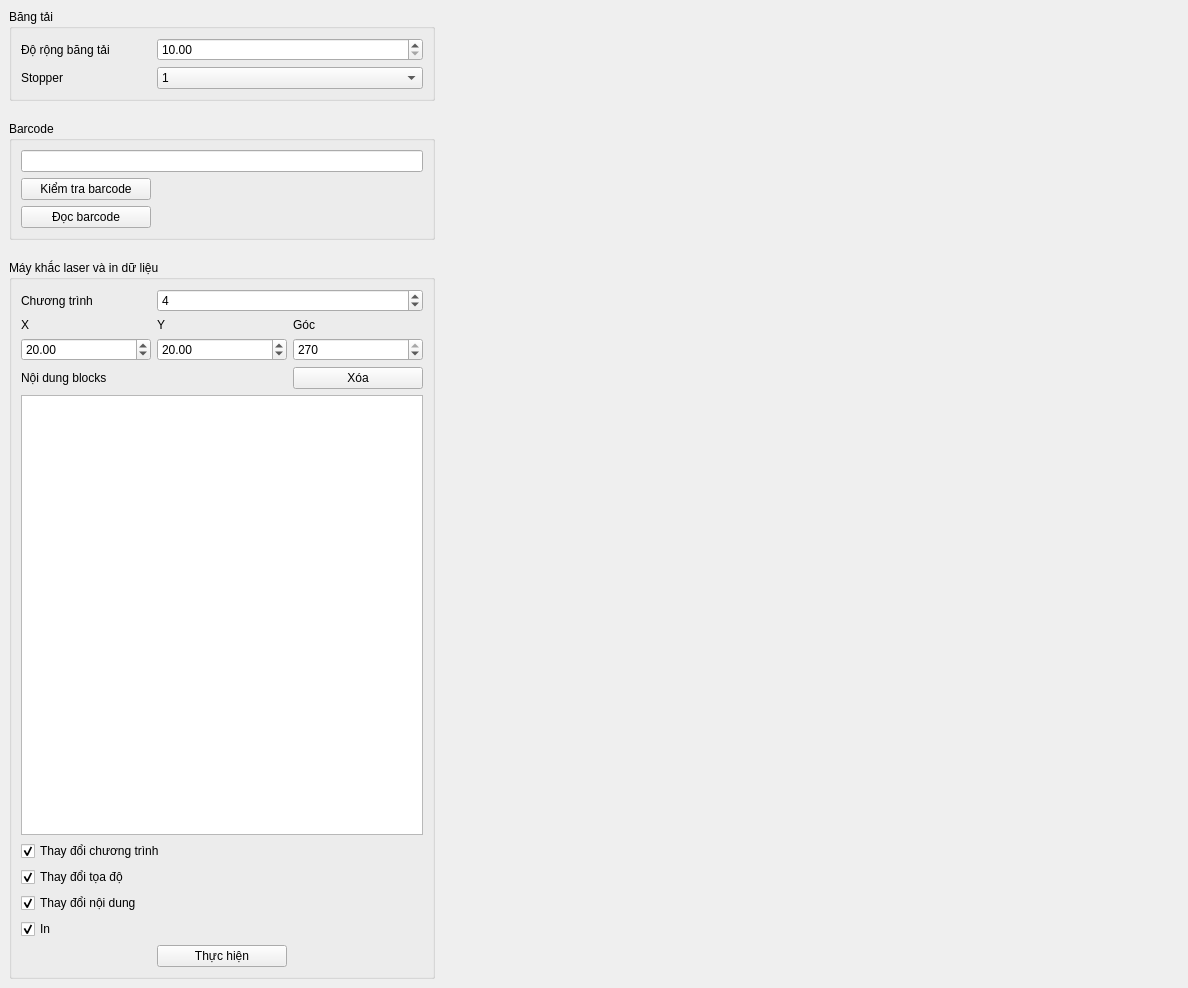
<?xml version="1.0" encoding="UTF-8"?>
<ui version="4.0">
 <class>ControlWindow</class>
 <widget class="QMainWindow" name="ControlWindow">
  <property name="geometry">
   <rect>
    <x>0</x>
    <y>0</y>
    <width>1188</width>
    <height>988</height>
   </rect>
  </property>
  <property name="windowTitle">
   <string>MainWindow</string>
  </property>
  <widget class="QWidget" name="centralwidget">
   <layout class="QGridLayout" name="gridLayout_2">
    <property name="horizontalSpacing">
     <number>30</number>
    </property>
    <property name="verticalSpacing">
     <number>20</number>
    </property>
    <item row="1" column="1">
     <widget class="QGroupBox" name="groupBox_5">
      <property name="minimumSize">
       <size>
        <width>300</width>
        <height>0</height>
       </size>
      </property>
      <property name="title">
       <string>Barcode</string>
      </property>
      <layout class="QGridLayout" name="gridLayout_5">
       <item row="1" column="0">
        <widget class="QPushButton" name="pushButton_4">
         <property name="text">
          <string>Kiểm tra barcode</string>
         </property>
        </widget>
       </item>
       <item row="2" column="0">
        <widget class="QPushButton" name="btnBarcodeRead">
         <property name="minimumSize">
          <size>
           <width>130</width>
           <height>0</height>
          </size>
         </property>
         <property name="text">
          <string>Đọc barcode</string>
         </property>
        </widget>
       </item>
       <item row="2" column="1">
        <spacer name="horizontalSpacer_3">
         <property name="orientation">
          <enum>Qt::Orientation::Horizontal</enum>
         </property>
         <property name="sizeHint" stdset="0">
          <size>
           <width>40</width>
           <height>20</height>
          </size>
         </property>
        </spacer>
       </item>
       <item row="0" column="0" colspan="2">
        <widget class="QLineEdit" name="txtBarcodeData">
         <property name="readOnly">
          <bool>true</bool>
         </property>
        </widget>
       </item>
      </layout>
     </widget>
    </item>
    <item row="0" column="1">
     <widget class="QGroupBox" name="groupBox_4">
      <property name="minimumSize">
       <size>
        <width>0</width>
        <height>0</height>
       </size>
      </property>
      <property name="title">
       <string>Băng tải</string>
      </property>
      <layout class="QGridLayout" name="gridLayout_8">
       <item row="1" column="0">
        <widget class="QLabel" name="label_6">
         <property name="text">
          <string>Stopper</string>
         </property>
        </widget>
       </item>
       <item row="0" column="0">
        <widget class="QLabel" name="label_8">
         <property name="minimumSize">
          <size>
           <width>130</width>
           <height>0</height>
          </size>
         </property>
         <property name="text">
          <string>Độ rộng băng tải</string>
         </property>
        </widget>
       </item>
       <item row="0" column="1">
        <widget class="QDoubleSpinBox" name="spxCvWidth">
         <property name="sizePolicy">
          <sizepolicy hsizetype="Expanding" vsizetype="Fixed">
           <horstretch>0</horstretch>
           <verstretch>0</verstretch>
          </sizepolicy>
         </property>
         <property name="minimum">
          <double>10.000000000000000</double>
         </property>
         <property name="maximum">
          <double>300.000000000000000</double>
         </property>
         <property name="singleStep">
          <double>0.100000000000000</double>
         </property>
        </widget>
       </item>
       <item row="1" column="1">
        <widget class="QComboBox" name="cbxStopper">
         <property name="minimumSize">
          <size>
           <width>130</width>
           <height>0</height>
          </size>
         </property>
         <item>
          <property name="text">
           <string>1</string>
          </property>
         </item>
         <item>
          <property name="text">
           <string>2</string>
          </property>
         </item>
        </widget>
       </item>
      </layout>
     </widget>
    </item>
    <item row="1" column="2">
     <spacer name="horizontalSpacer">
      <property name="orientation">
       <enum>Qt::Orientation::Horizontal</enum>
      </property>
      <property name="sizeHint" stdset="0">
       <size>
        <width>4000</width>
        <height>20</height>
       </size>
      </property>
     </spacer>
    </item>
    <item row="2" column="1">
     <widget class="QGroupBox" name="groupBox_3">
      <property name="sizePolicy">
       <sizepolicy hsizetype="Preferred" vsizetype="Expanding">
        <horstretch>0</horstretch>
        <verstretch>0</verstretch>
       </sizepolicy>
      </property>
      <property name="title">
       <string>Máy khắc laser và in dữ liệu</string>
      </property>
      <layout class="QGridLayout" name="gridLayout_6">
       <item row="0" column="0">
        <widget class="QLabel" name="label">
         <property name="minimumSize">
          <size>
           <width>130</width>
           <height>0</height>
          </size>
         </property>
         <property name="text">
          <string>Chương trình</string>
         </property>
        </widget>
       </item>
       <item row="0" column="1" colspan="2">
        <widget class="QSpinBox" name="spxProgram">
         <property name="minimum">
          <number>-10</number>
         </property>
         <property name="maximum">
          <number>9999</number>
         </property>
         <property name="value">
          <number>4</number>
         </property>
        </widget>
       </item>
       <item row="1" column="0">
        <widget class="QLabel" name="label_2">
         <property name="text">
          <string>X</string>
         </property>
        </widget>
       </item>
       <item row="6" column="0" colspan="3">
        <widget class="HxTableView" name="tbvMarkBlocks">
         <property name="minimumSize">
          <size>
           <width>200</width>
           <height>0</height>
          </size>
         </property>
         <attribute name="horizontalHeaderStretchLastSection">
          <bool>true</bool>
         </attribute>
         <attribute name="verticalHeaderVisible">
          <bool>false</bool>
         </attribute>
         <attribute name="verticalHeaderMinimumSectionSize">
          <number>24</number>
         </attribute>
         <attribute name="verticalHeaderDefaultSectionSize">
          <number>24</number>
         </attribute>
        </widget>
       </item>
       <item row="1" column="2">
        <widget class="QLabel" name="label_4">
         <property name="text">
          <string>Góc</string>
         </property>
        </widget>
       </item>
       <item row="2" column="1">
        <widget class="QDoubleSpinBox" name="spxMarkY">
         <property name="minimumSize">
          <size>
           <width>130</width>
           <height>0</height>
          </size>
         </property>
         <property name="minimum">
          <double>-300.000000000000000</double>
         </property>
         <property name="maximum">
          <double>300.000000000000000</double>
         </property>
         <property name="value">
          <double>20.000000000000000</double>
         </property>
        </widget>
       </item>
       <item row="2" column="2">
        <widget class="QSpinBox" name="spxMarkAngle">
         <property name="minimumSize">
          <size>
           <width>130</width>
           <height>0</height>
          </size>
         </property>
         <property name="minimum">
          <number>0</number>
         </property>
         <property name="maximum">
          <number>270</number>
         </property>
         <property name="singleStep">
          <number>90</number>
         </property>
         <property name="value">
          <number>270</number>
         </property>
        </widget>
       </item>
       <item row="1" column="1">
        <widget class="QLabel" name="label_3">
         <property name="text">
          <string>Y</string>
         </property>
        </widget>
       </item>
       <item row="5" column="0" colspan="2">
        <widget class="QLabel" name="label_5">
         <property name="text">
          <string>Nội dung blocks</string>
         </property>
        </widget>
       </item>
       <item row="2" column="0">
        <widget class="QDoubleSpinBox" name="spxMarkX">
         <property name="minimumSize">
          <size>
           <width>100</width>
           <height>0</height>
          </size>
         </property>
         <property name="minimum">
          <double>-300.000000000000000</double>
         </property>
         <property name="maximum">
          <double>300.000000000000000</double>
         </property>
         <property name="value">
          <double>20.000000000000000</double>
         </property>
        </widget>
       </item>
       <item row="5" column="2">
        <widget class="QPushButton" name="btnBlockClear">
         <property name="text">
          <string>Xóa</string>
         </property>
        </widget>
       </item>
       <item row="7" column="0" colspan="3">
        <widget class="QCheckBox" name="chxChangeProgram">
         <property name="text">
          <string>Thay đổi chương trình</string>
         </property>
         <property name="checked">
          <bool>true</bool>
         </property>
        </widget>
       </item>
       <item row="8" column="0" colspan="3">
        <widget class="QCheckBox" name="chxChangePos">
         <property name="text">
          <string>Thay đổi tọa độ</string>
         </property>
         <property name="checked">
          <bool>true</bool>
         </property>
        </widget>
       </item>
       <item row="9" column="0" colspan="3">
        <widget class="QCheckBox" name="chxChangeContent">
         <property name="text">
          <string>Thay đổi nội dung</string>
         </property>
         <property name="checked">
          <bool>true</bool>
         </property>
        </widget>
       </item>
       <item row="10" column="0" colspan="3">
        <widget class="QCheckBox" name="chxPrint">
         <property name="text">
          <string>In</string>
         </property>
         <property name="checked">
          <bool>true</bool>
         </property>
        </widget>
       </item>
       <item row="11" column="1">
        <widget class="QPushButton" name="btnMark">
         <property name="text">
          <string>Thực hiện</string>
         </property>
        </widget>
       </item>
      </layout>
     </widget>
    </item>
   </layout>
  </widget>
 </widget>
 <customwidgets>
  <customwidget>
   <class>HxTableView</class>
   <extends>QTableView</extends>
   <header>HxTableView.h</header>
  </customwidget>
 </customwidgets>
 <resources/>
 <connections/>
</ui>
